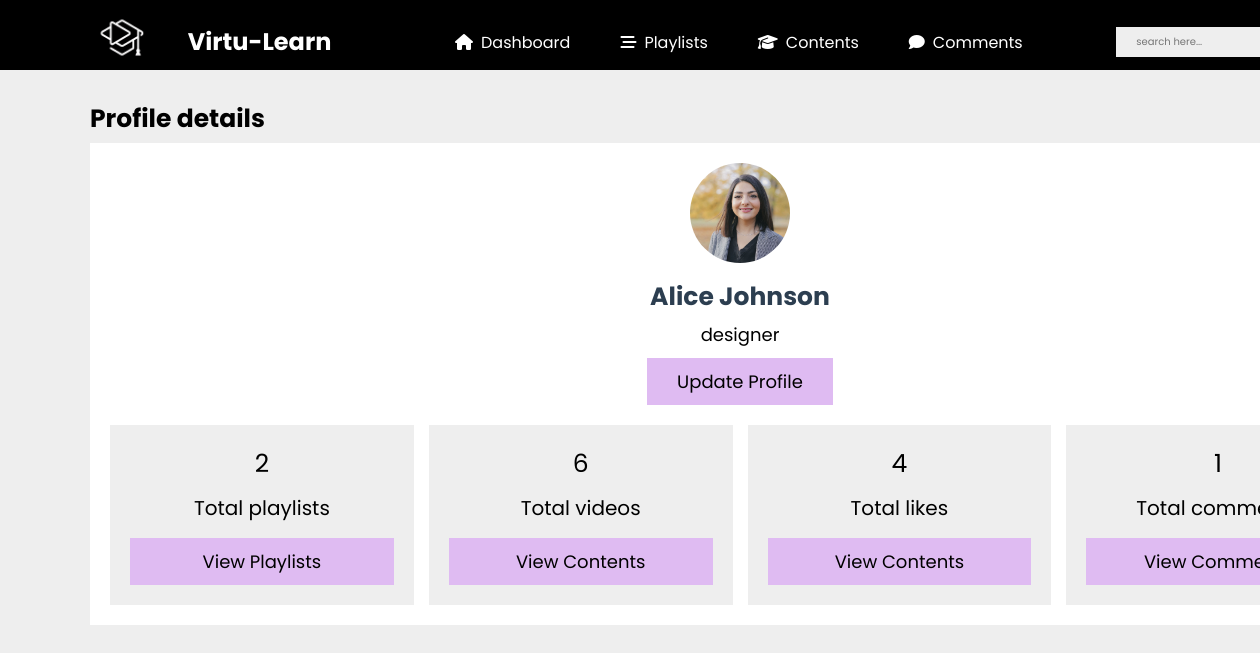
The page /admin/profile.php (signed in) on the database its author committed.
### tables this page shows
CREATE TABLE `tutors` (
  `id` varchar(20) NOT NULL,
  `name` varchar(50) NOT NULL,
  `profession` varchar(50) NOT NULL,
  `email` varchar(50) NOT NULL,
  `password` varchar(50) NOT NULL,
  `image` varchar(100) NOT NULL
);

### admin/profile.php (the view, shortened to what this page needs)
<?php
include '../components/connect.php';
if (isset($_COOKIE['tutor_id'])) {
    $tutor_id = $_COOKIE['tutor_id'];
} else {
    header('location:login.php');
    exit;
}
$select_playlists = $conn->prepare("SELECT * FROM `playlist` WHERE tutor_id = ?");
$select_playlists->execute([$tutor_id]);
$total_playlists = $select_playlists->rowCount();
$select_contents = $conn->prepare("SELECT * FROM `content` WHERE tutor_id = ?");
$select_contents->execute([$tutor_id]);
$total_contents = $select_contents->rowCount();
$select_likes = $conn->prepare("SELECT * FROM `likes` WHERE tutor_id = ?");
$select_likes->execute([$tutor_id]);
$total_likes = $select_likes->rowCount();
$select_comments = $conn->prepare("SELECT * FROM `comments` WHERE tutor_id = ?");
$select_comments->execute([$tutor_id]);
$total_comments = $select_comments->rowCount();
?>
<!DOCTYPE html>
<html lang="en">
<head>
   <link rel="stylesheet" href="https://cdnjs.cloudflare.com/ajax/libs/font-awesome/6.2.0/css/all.min.css">
   <link rel="stylesheet" href="../css/admin_style.css">
</head>
<body>
<?php include '../components/admin_header.php'; ?>
<section class="tutor-profile" style="min-height: calc(100vh - 19rem);">
   <h1 class="heading">Profile details</h1>
   <div class="details">
      <div class="tutor">
         <img src="../uploaded_files/<?= $fetch_profile['image']; ?>" alt="">
         <h3 id="profile-name"><?= $fetch_profile['name']; ?></h3>
         <span id="profile-profession"><?= $fetch_profile['profession']; ?></span>
         <button id="update-button" class="inline-btn" style="margin-top: 1rem;">Update Profile</button>
      </div>
      <div class="flex">
         <div class="box">
            <span><?= $total_playlists; ?></span>
            <p>Total playlists</p>
            <a href="playlists.php" class="btn">View playlists</a>
         </div>
         <div class="box">
            <span><?= $total_contents; ?></span>
            <p>Total videos</p>
            <a href="contents.php" class="btn">View contents</a>
         </div>
         <div class="box">
            <span><?= $total_likes; ?></span>
            <p>Total likes</p>
            <a href="contents.php" class="btn">View contents</a>
         </div>
         <div class="box">
            <span><?= $total_comments; ?></span>
            <p>Total comments</p>
            <a href="comments.php" class="btn">View comments</a>
         </div>
      </div>
   </div>
</section>
</body>
</html>

### css/admin_style.css (style rules this page uses)
:root { --main-color:#8e44ad; --red:#e74c3c; --oragen:#f39c12; --white:#fff; --black:#2c3e50; --light-color:#888; --light-bg:#eee; --border:.1rem solid rgba(0,0,0,.2); }
* { font-family: 'Poppins', sans-serif; margin: 0; padding: 0; box-sizing: border-box; outline: none; border: none; text-decoration: none; }
html { font-size: 62.5%; overflow-x: hidden; }
body { background-color: var(--light-bg); padding-left: 30rem; }
section { padding:2rem; max-width: 1200px; margin: 0 auto; }
.btn, .option-btn, .delete-btn, .inline-btn, .inline-option-btn, .inline-delete-btn { padding: 1rem 3rem; font-size: 1.8rem; color: #000000; margin-top: 1rem; text-transform: capitalize; cursor: pointer; text-align: center; }
.btn, .option-btn, .delete-btn { display: block; width: 100%; }
.inline-btn, .inline-option-btn, .inline-delete-btn { display: inline-block; }
.btn, .inline-btn { background-color: #dfbbf2; color:black; }
.tutor-profile .heading { font-size:25px; position:relative; top:10px; right:230px; }
.tutor-profile .details { background-color: var(--white); padding: 2rem; text-align: center; position:relative; top:15px; right:230px; width:1300px; }
.tutor-profile .details .tutor { margin-bottom: 2rem; }
.tutor-profile .details .tutor img { height: 10rem; width: 10rem; border-radius: 50%; object-fit: cover; margin-bottom: .5rem; }
.tutor-profile .details .tutor h3 { font-size: 2.5rem; color: var(--black); margin: .5rem 0; }
.tutor-profile .details .tutor span { font-size: 1.8rem; color: black; display: block; }
.tutor-profile .details .flex { display: flex; gap: 1.5rem; align-items: center; flex-wrap: wrap; }
.tutor-profile .details .flex .box { flex: 1 1 26rem; background-color: var(--light-bg); padding: 2rem; }
.tutor-profile .details .flex span { color: black; display: block; margin-bottom: .5rem; font-size: 2.5rem; }
.tutor-profile .details .flex .box p { font-size: 2rem; color:black; padding: .5rem 0; }

### rows shown on the page
tutors: image (picture), name "Alice Johnson", profession "designer"

### other values the page prints
$total_playlists "2"
$total_contents "6"
$total_likes "4"
$total_comments "1"
